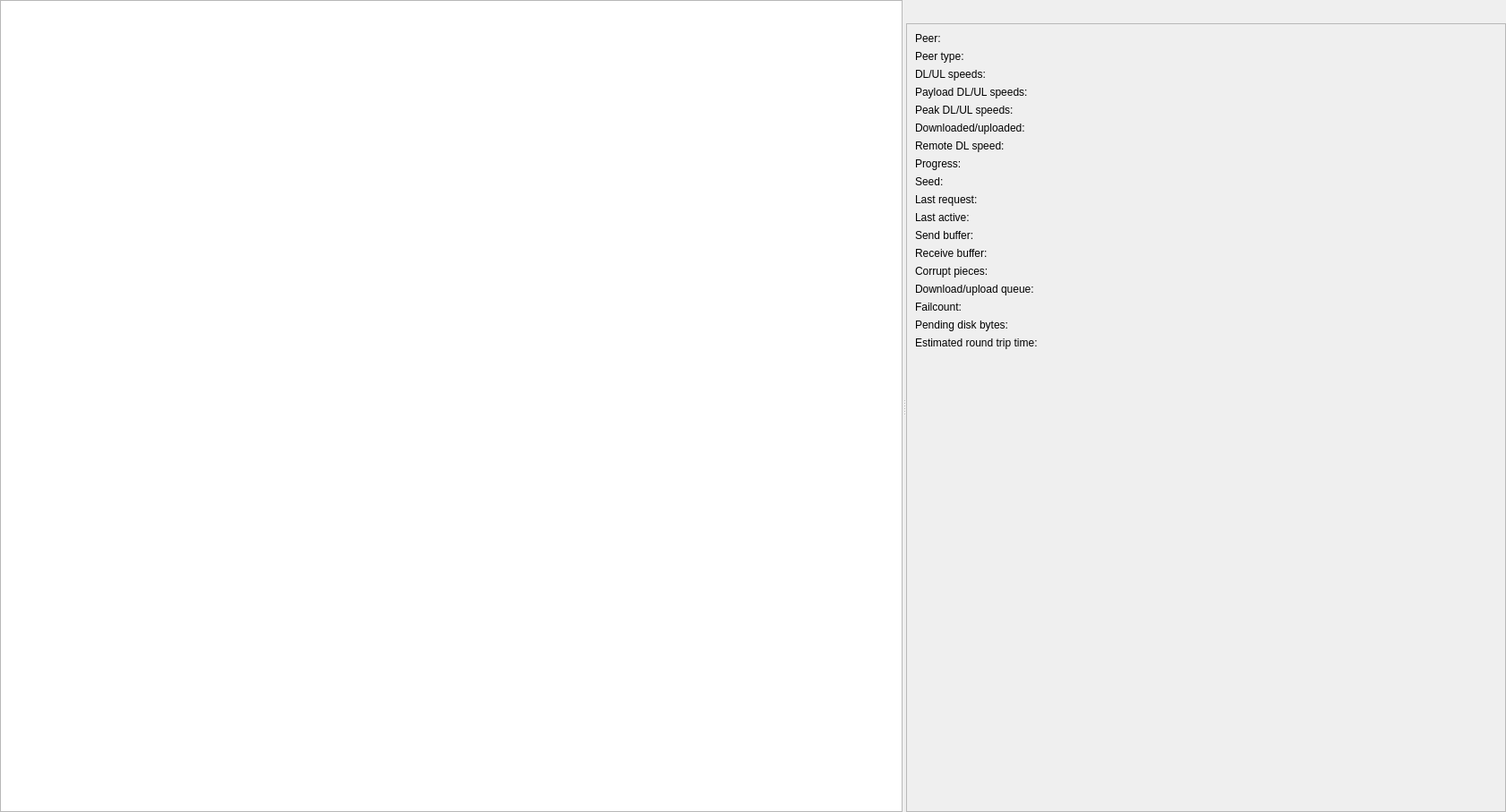
<?xml version="1.0" encoding="UTF-8"?>
<ui version="4.0">
 <class>PeersWidget</class>
 <widget class="QWidget" name="PeersWidget">
  <property name="geometry">
   <rect>
    <x>0</x>
    <y>0</y>
    <width>1682</width>
    <height>907</height>
   </rect>
  </property>
  <property name="windowTitle">
   <string/>
  </property>
  <layout class="QVBoxLayout" name="verticalLayout">
   <property name="leftMargin">
    <number>0</number>
   </property>
   <property name="topMargin">
    <number>0</number>
   </property>
   <property name="rightMargin">
    <number>0</number>
   </property>
   <property name="bottomMargin">
    <number>0</number>
   </property>
   <item>
    <widget class="QSplitter" name="splitter">
     <property name="orientation">
      <enum>Qt::Horizontal</enum>
     </property>
     <widget class="QTreeView" name="PeersView_">
      <property name="contextMenuPolicy">
       <enum>Qt::ActionsContextMenu</enum>
      </property>
      <property name="rootIsDecorated">
       <bool>false</bool>
      </property>
      <property name="itemsExpandable">
       <bool>false</bool>
      </property>
      <property name="sortingEnabled">
       <bool>true</bool>
      </property>
     </widget>
     <widget class="QWidget" name="layoutWidget">
      <layout class="QVBoxLayout" name="verticalLayout_8">
       <item>
        <widget class="LC::BitTorrent::PiecesWidget" name="PeerPieces_" native="true">
         <property name="minimumSize">
          <size>
           <width>0</width>
           <height>20</height>
          </size>
         </property>
        </widget>
       </item>
       <item>
        <widget class="QScrollArea" name="scrollArea_3">
         <property name="sizePolicy">
          <sizepolicy hsizetype="Preferred" vsizetype="Expanding">
           <horstretch>0</horstretch>
           <verstretch>0</verstretch>
          </sizepolicy>
         </property>
         <property name="widgetResizable">
          <bool>true</bool>
         </property>
         <widget class="QWidget" name="scrollAreaWidgetContents_4">
          <property name="geometry">
           <rect>
            <x>0</x>
            <y>0</y>
            <width>762</width>
            <height>875</height>
           </rect>
          </property>
          <layout class="QFormLayout" name="formLayout_10">
           <property name="fieldGrowthPolicy">
            <enum>QFormLayout::AllNonFixedFieldsGrow</enum>
           </property>
           <item row="0" column="0">
            <widget class="QLabel" name="label_74">
             <property name="text">
              <string>Peer:</string>
             </property>
            </widget>
           </item>
           <item row="0" column="1">
            <widget class="QLabel" name="PeerInfo_">
             <property name="text">
              <string/>
             </property>
            </widget>
           </item>
           <item row="1" column="0">
            <widget class="QLabel" name="label_101">
             <property name="text">
              <string>Peer type:</string>
             </property>
            </widget>
           </item>
           <item row="1" column="1">
            <widget class="QLabel" name="PeerType_">
             <property name="text">
              <string/>
             </property>
            </widget>
           </item>
           <item row="2" column="0">
            <widget class="QLabel" name="label_84">
             <property name="text">
              <string>DL/UL speeds:</string>
             </property>
            </widget>
           </item>
           <item row="2" column="1">
            <widget class="QLabel" name="PeerSpeed_">
             <property name="text">
              <string/>
             </property>
            </widget>
           </item>
           <item row="3" column="0">
            <widget class="QLabel" name="label_88">
             <property name="text">
              <string>Payload DL/UL speeds:</string>
             </property>
            </widget>
           </item>
           <item row="3" column="1">
            <widget class="QLabel" name="PeerPayloadSpeed_">
             <property name="text">
              <string/>
             </property>
            </widget>
           </item>
           <item row="4" column="0">
            <widget class="QLabel" name="label_100">
             <property name="text">
              <string>Peak DL/UL speeds:</string>
             </property>
            </widget>
           </item>
           <item row="4" column="1">
            <widget class="QLabel" name="PeerPeakSpeeds_">
             <property name="text">
              <string/>
             </property>
            </widget>
           </item>
           <item row="5" column="0">
            <widget class="QLabel" name="label_85">
             <property name="text">
              <string>Downloaded/uploaded:</string>
             </property>
            </widget>
           </item>
           <item row="5" column="1">
            <widget class="QLabel" name="PeerDownloaded_">
             <property name="text">
              <string/>
             </property>
            </widget>
           </item>
           <item row="6" column="0">
            <widget class="QLabel" name="label_95">
             <property name="text">
              <string>Remote DL speed:</string>
             </property>
            </widget>
           </item>
           <item row="6" column="1">
            <widget class="QLabel" name="PeerRemoteDLSpeed_">
             <property name="text">
              <string/>
             </property>
            </widget>
           </item>
           <item row="7" column="0">
            <widget class="QLabel" name="label_102">
             <property name="text">
              <string>Progress:</string>
             </property>
            </widget>
           </item>
           <item row="7" column="1">
            <widget class="QLabel" name="PeerProgress_">
             <property name="text">
              <string/>
             </property>
            </widget>
           </item>
           <item row="8" column="0">
            <widget class="QLabel" name="label_86">
             <property name="text">
              <string>Seed:</string>
             </property>
            </widget>
           </item>
           <item row="8" column="1">
            <widget class="QLabel" name="PeerIsSeed_">
             <property name="text">
              <string/>
             </property>
            </widget>
           </item>
           <item row="9" column="0">
            <widget class="QLabel" name="label_91">
             <property name="text">
              <string>Last request:</string>
             </property>
            </widget>
           </item>
           <item row="9" column="1">
            <widget class="QLabel" name="PeerLastRequest_">
             <property name="text">
              <string/>
             </property>
            </widget>
           </item>
           <item row="10" column="0">
            <widget class="QLabel" name="label_92">
             <property name="text">
              <string>Last active:</string>
             </property>
            </widget>
           </item>
           <item row="10" column="1">
            <widget class="QLabel" name="PeerLastActive_">
             <property name="text">
              <string/>
             </property>
            </widget>
           </item>
           <item row="11" column="0">
            <widget class="QLabel" name="label_93">
             <property name="text">
              <string>Send buffer:</string>
             </property>
            </widget>
           </item>
           <item row="11" column="1">
            <widget class="QLabel" name="PeerSendBuffer_">
             <property name="text">
              <string/>
             </property>
            </widget>
           </item>
           <item row="12" column="0">
            <widget class="QLabel" name="label_94">
             <property name="text">
              <string>Receive buffer:</string>
             </property>
            </widget>
           </item>
           <item row="12" column="1">
            <widget class="QLabel" name="PeerReceiveBuffer_">
             <property name="text">
              <string/>
             </property>
            </widget>
           </item>
           <item row="13" column="0">
            <widget class="QLabel" name="label_87">
             <property name="text">
              <string>Corrupt pieces:</string>
             </property>
            </widget>
           </item>
           <item row="13" column="1">
            <widget class="QLabel" name="PeerNumHashfails_">
             <property name="text">
              <string/>
             </property>
            </widget>
           </item>
           <item row="14" column="0">
            <widget class="QLabel" name="label_89">
             <property name="text">
              <string>Download/upload queue:</string>
             </property>
            </widget>
           </item>
           <item row="14" column="1">
            <widget class="QLabel" name="PeerQueues_">
             <property name="text">
              <string/>
             </property>
            </widget>
           </item>
           <item row="15" column="0">
            <widget class="QLabel" name="label_90">
             <property name="text">
              <string>Failcount:</string>
             </property>
            </widget>
           </item>
           <item row="15" column="1">
            <widget class="QLabel" name="PeerFailcount_">
             <property name="text">
              <string/>
             </property>
            </widget>
           </item>
           <item row="16" column="0">
            <widget class="QLabel" name="label_96">
             <property name="text">
              <string>Pending disk bytes:</string>
             </property>
            </widget>
           </item>
           <item row="16" column="1">
            <widget class="QLabel" name="PeerPendingDisk_">
             <property name="text">
              <string/>
             </property>
            </widget>
           </item>
           <item row="17" column="0">
            <widget class="QLabel" name="label_97">
             <property name="text">
              <string>Estimated round trip time:</string>
             </property>
            </widget>
           </item>
           <item row="17" column="1">
            <widget class="QLabel" name="PeerRTT_">
             <property name="text">
              <string/>
             </property>
            </widget>
           </item>
          </layout>
         </widget>
        </widget>
       </item>
      </layout>
     </widget>
    </widget>
   </item>
  </layout>
 </widget>
 <customwidgets>
  <customwidget>
   <class>LC::BitTorrent::PiecesWidget</class>
   <extends>QWidget</extends>
   <header>pieceswidget.h</header>
  </customwidget>
 </customwidgets>
 <resources/>
 <connections/>
</ui>
